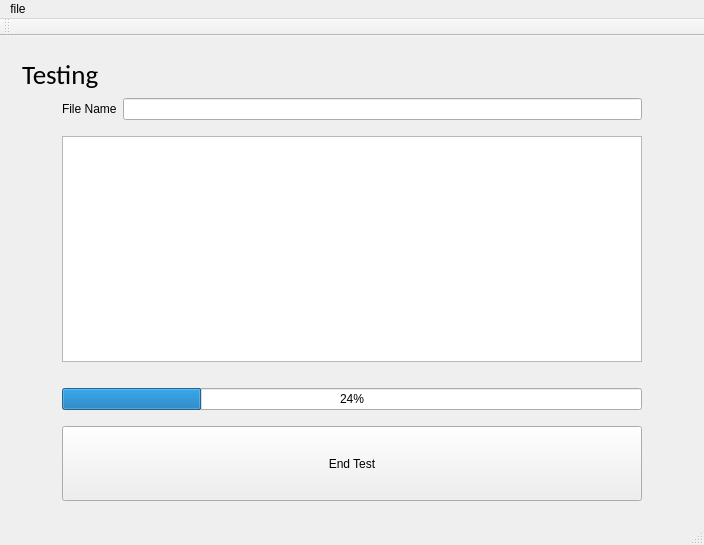
<?xml version="1.0" encoding="UTF-8"?>
<ui version="4.0">
 <class>MainWindow</class>
 <widget class="QMainWindow" name="MainWindow">
  <property name="geometry">
   <rect>
    <x>0</x>
    <y>0</y>
    <width>704</width>
    <height>545</height>
   </rect>
  </property>
  <property name="windowTitle">
   <string>MainWindow</string>
  </property>
  <widget class="QWidget" name="centralWidget">
   <layout class="QVBoxLayout" name="verticalLayout">
    <item>
     <widget class="QStackedWidget" name="stackedWidget">
      <property name="sizePolicy">
       <sizepolicy hsizetype="Expanding" vsizetype="Expanding">
        <horstretch>0</horstretch>
        <verstretch>0</verstretch>
       </sizepolicy>
      </property>
      <property name="minimumSize">
       <size>
        <width>500</width>
        <height>0</height>
       </size>
      </property>
      <property name="baseSize">
       <size>
        <width>700</width>
        <height>0</height>
       </size>
      </property>
      <property name="currentIndex">
       <number>1</number>
      </property>
      <widget class="QWidget" name="setupPage">
       <property name="sizePolicy">
        <sizepolicy hsizetype="Expanding" vsizetype="Expanding">
         <horstretch>0</horstretch>
         <verstretch>0</verstretch>
        </sizepolicy>
       </property>
       <layout class="QHBoxLayout" name="horizontalLayout">
        <item>
         <widget class="QFrame" name="jogFrame">
          <property name="minimumSize">
           <size>
            <width>200</width>
            <height>0</height>
           </size>
          </property>
          <property name="baseSize">
           <size>
            <width>300</width>
            <height>0</height>
           </size>
          </property>
          <property name="frameShape">
           <enum>QFrame::StyledPanel</enum>
          </property>
          <property name="frameShadow">
           <enum>QFrame::Raised</enum>
          </property>
          <layout class="QVBoxLayout" name="verticalLayout_6">
           <item>
            <widget class="QLabel" name="label">
             <property name="font">
              <font>
               <family>Calibri</family>
               <pointsize>20</pointsize>
              </font>
             </property>
             <property name="text">
              <string>Jogging</string>
             </property>
            </widget>
           </item>
           <item>
            <layout class="QHBoxLayout" name="horizontalLayout_4">
             <item>
              <layout class="QHBoxLayout" name="horizontalLayout_2">
               <item>
                <layout class="QVBoxLayout" name="verticalLayout_5">
                 <item>
                  <layout class="QVBoxLayout" name="verticalLayout_4">
                   <item>
                    <widget class="QPushButton" name="jogUpButton">
                     <property name="sizePolicy">
                      <sizepolicy hsizetype="Minimum" vsizetype="Expanding">
                       <horstretch>0</horstretch>
                       <verstretch>0</verstretch>
                      </sizepolicy>
                     </property>
                     <property name="text">
                      <string>/\</string>
                     </property>
                     <property name="shortcut">
                      <string>Up</string>
                     </property>
                    </widget>
                   </item>
                   <item>
                    <widget class="QPushButton" name="jogDownButton">
                     <property name="sizePolicy">
                      <sizepolicy hsizetype="Minimum" vsizetype="Expanding">
                       <horstretch>0</horstretch>
                       <verstretch>0</verstretch>
                      </sizepolicy>
                     </property>
                     <property name="text">
                      <string>\/</string>
                     </property>
                     <property name="shortcut">
                      <string>Down</string>
                     </property>
                    </widget>
                   </item>
                  </layout>
                 </item>
                 <item>
                  <spacer name="verticalSpacer">
                   <property name="orientation">
                    <enum>Qt::Vertical</enum>
                   </property>
                   <property name="sizeType">
                    <enum>QSizePolicy::Fixed</enum>
                   </property>
                   <property name="sizeHint" stdset="0">
                    <size>
                     <width>20</width>
                     <height>40</height>
                    </size>
                   </property>
                  </spacer>
                 </item>
                 <item>
                  <layout class="QVBoxLayout" name="verticalLayout_3">
                   <item>
                    <widget class="QPushButton" name="setHomeButton">
                     <property name="sizePolicy">
                      <sizepolicy hsizetype="Minimum" vsizetype="Expanding">
                       <horstretch>0</horstretch>
                       <verstretch>0</verstretch>
                      </sizepolicy>
                     </property>
                     <property name="text">
                      <string>Set Home</string>
                     </property>
                    </widget>
                   </item>
                   <item>
                    <widget class="QPushButton" name="goHomeButton">
                     <property name="sizePolicy">
                      <sizepolicy hsizetype="Minimum" vsizetype="Expanding">
                       <horstretch>0</horstretch>
                       <verstretch>0</verstretch>
                      </sizepolicy>
                     </property>
                     <property name="text">
                      <string>Go Home</string>
                     </property>
                    </widget>
                   </item>
                  </layout>
                 </item>
                </layout>
               </item>
              </layout>
             </item>
             <item>
              <layout class="QVBoxLayout" name="verticalLayout_2">
               <item>
                <widget class="QLabel" name="maxSpeedLabel">
                 <property name="font">
                  <font>
                   <family>Calibri</family>
                   <weight>75</weight>
                   <bold>true</bold>
                  </font>
                 </property>
                 <property name="text">
                  <string>30</string>
                 </property>
                 <property name="alignment">
                  <set>Qt::AlignCenter</set>
                 </property>
                </widget>
               </item>
               <item>
                <layout class="QHBoxLayout" name="horizontalLayout_3">
                 <item>
                  <spacer name="horizontalSpacer">
                   <property name="orientation">
                    <enum>Qt::Horizontal</enum>
                   </property>
                   <property name="sizeType">
                    <enum>QSizePolicy::Minimum</enum>
                   </property>
                   <property name="sizeHint" stdset="0">
                    <size>
                     <width>5</width>
                     <height>20</height>
                    </size>
                   </property>
                  </spacer>
                 </item>
                 <item>
                  <widget class="QSlider" name="verticalSlider">
                   <property name="orientation">
                    <enum>Qt::Vertical</enum>
                   </property>
                  </widget>
                 </item>
                 <item>
                  <spacer name="horizontalSpacer_2">
                   <property name="orientation">
                    <enum>Qt::Horizontal</enum>
                   </property>
                   <property name="sizeType">
                    <enum>QSizePolicy::Minimum</enum>
                   </property>
                   <property name="sizeHint" stdset="0">
                    <size>
                     <width>5</width>
                     <height>20</height>
                    </size>
                   </property>
                  </spacer>
                 </item>
                </layout>
               </item>
               <item>
                <widget class="QLabel" name="minSpeedLabel">
                 <property name="font">
                  <font>
                   <family>Calibri</family>
                   <weight>75</weight>
                   <bold>true</bold>
                  </font>
                 </property>
                 <property name="text">
                  <string>.1</string>
                 </property>
                 <property name="alignment">
                  <set>Qt::AlignCenter</set>
                 </property>
                </widget>
               </item>
               <item>
                <widget class="QDoubleSpinBox" name="speedDoubleSpinBox"/>
               </item>
              </layout>
             </item>
            </layout>
           </item>
          </layout>
          <zorder>label</zorder>
          <zorder>verticalSlider</zorder>
          <zorder>speedDoubleSpinBox</zorder>
          <zorder>jogUpButton</zorder>
          <zorder>jogDownButton</zorder>
          <zorder>setHomeButton</zorder>
          <zorder>goHomeButton</zorder>
          <zorder>verticalSpacer</zorder>
          <zorder>testingFrame</zorder>
          <zorder></zorder>
          <zorder></zorder>
          <zorder></zorder>
         </widget>
        </item>
        <item>
         <widget class="Line" name="line">
          <property name="orientation">
           <enum>Qt::Vertical</enum>
          </property>
         </widget>
        </item>
        <item>
         <widget class="QFrame" name="testingFrame">
          <property name="sizePolicy">
           <sizepolicy hsizetype="MinimumExpanding" vsizetype="Preferred">
            <horstretch>0</horstretch>
            <verstretch>0</verstretch>
           </sizepolicy>
          </property>
          <property name="frameShape">
           <enum>QFrame::StyledPanel</enum>
          </property>
          <property name="frameShadow">
           <enum>QFrame::Raised</enum>
          </property>
          <layout class="QVBoxLayout" name="verticalLayout_12">
           <item>
            <widget class="QLabel" name="label_2">
             <property name="sizePolicy">
              <sizepolicy hsizetype="Minimum" vsizetype="Minimum">
               <horstretch>0</horstretch>
               <verstretch>0</verstretch>
              </sizepolicy>
             </property>
             <property name="font">
              <font>
               <family>Calibri</family>
               <pointsize>20</pointsize>
              </font>
             </property>
             <property name="text">
              <string>Test Settings</string>
             </property>
            </widget>
           </item>
           <item>
            <layout class="QHBoxLayout" name="horizontalLayout_12">
             <item>
              <spacer name="horizontalSpacer_5">
               <property name="orientation">
                <enum>Qt::Horizontal</enum>
               </property>
               <property name="sizeType">
                <enum>QSizePolicy::Minimum</enum>
               </property>
               <property name="sizeHint" stdset="0">
                <size>
                 <width>10</width>
                 <height>20</height>
                </size>
               </property>
              </spacer>
             </item>
             <item>
              <layout class="QVBoxLayout" name="verticalLayout_11">
               <item>
                <layout class="QHBoxLayout" name="horizontalLayout_5">
                 <item>
                  <widget class="QLabel" name="label_3">
                   <property name="text">
                    <string>File Name</string>
                   </property>
                  </widget>
                 </item>
                 <item>
                  <widget class="QLineEdit" name="fileNameLineEdit"/>
                 </item>
                </layout>
               </item>
               <item>
                <spacer name="verticalSpacer_5">
                 <property name="orientation">
                  <enum>Qt::Vertical</enum>
                 </property>
                 <property name="sizeHint" stdset="0">
                  <size>
                   <width>20</width>
                   <height>40</height>
                  </size>
                 </property>
                </spacer>
               </item>
               <item>
                <widget class="QGroupBox" name="groupBox">
                 <property name="title">
                  <string>Test Type</string>
                 </property>
                 <property name="checkable">
                  <bool>false</bool>
                 </property>
                 <layout class="QHBoxLayout" name="horizontalLayout_10">
                  <item>
                   <spacer name="horizontalSpacer_8">
                    <property name="orientation">
                     <enum>Qt::Horizontal</enum>
                    </property>
                    <property name="sizeType">
                     <enum>QSizePolicy::Fixed</enum>
                    </property>
                    <property name="sizeHint" stdset="0">
                     <size>
                      <width>40</width>
                      <height>20</height>
                     </size>
                    </property>
                   </spacer>
                  </item>
                  <item>
                   <layout class="QVBoxLayout" name="verticalLayout_7">
                    <item>
                     <widget class="QRadioButton" name="tensileRadioButton">
                      <property name="text">
                       <string>Tensile Test</string>
                      </property>
                      <property name="checked">
                       <bool>true</bool>
                      </property>
                     </widget>
                    </item>
                    <item>
                     <spacer name="verticalSpacer_2">
                      <property name="orientation">
                       <enum>Qt::Vertical</enum>
                      </property>
                      <property name="sizeType">
                       <enum>QSizePolicy::Fixed</enum>
                      </property>
                      <property name="sizeHint" stdset="0">
                       <size>
                        <width>20</width>
                        <height>5</height>
                       </size>
                      </property>
                     </spacer>
                    </item>
                    <item>
                     <widget class="QRadioButton" name="compressionRadioButton">
                      <property name="text">
                       <string>Compression Test</string>
                      </property>
                     </widget>
                    </item>
                   </layout>
                  </item>
                 </layout>
                 <zorder>tensileRadioButton</zorder>
                 <zorder>compressionRadioButton</zorder>
                 <zorder>verticalSpacer_2</zorder>
                 <zorder></zorder>
                </widget>
               </item>
               <item>
                <spacer name="verticalSpacer_6">
                 <property name="orientation">
                  <enum>Qt::Vertical</enum>
                 </property>
                 <property name="sizeHint" stdset="0">
                  <size>
                   <width>20</width>
                   <height>40</height>
                  </size>
                 </property>
                </spacer>
               </item>
               <item>
                <layout class="QHBoxLayout" name="horizontalLayout_7">
                 <item>
                  <widget class="QLabel" name="label_6">
                   <property name="text">
                    <string>Test speed</string>
                   </property>
                  </widget>
                 </item>
                 <item>
                  <widget class="QDoubleSpinBox" name="testSpeedDoubleSpinBox">
                   <property name="sizePolicy">
                    <sizepolicy hsizetype="Fixed" vsizetype="Fixed">
                     <horstretch>0</horstretch>
                     <verstretch>0</verstretch>
                    </sizepolicy>
                   </property>
                   <property name="minimumSize">
                    <size>
                     <width>100</width>
                     <height>0</height>
                    </size>
                   </property>
                   <property name="baseSize">
                    <size>
                     <width>200</width>
                     <height>0</height>
                    </size>
                   </property>
                  </widget>
                 </item>
                 <item>
                  <layout class="QHBoxLayout" name="horizontalLayout_6">
                   <item>
                    <widget class="QLabel" name="minSpeedLabel_2">
                     <property name="font">
                      <font>
                       <family>Calibri</family>
                       <weight>75</weight>
                       <bold>true</bold>
                      </font>
                     </property>
                     <property name="text">
                      <string>.1</string>
                     </property>
                     <property name="alignment">
                      <set>Qt::AlignCenter</set>
                     </property>
                    </widget>
                   </item>
                   <item>
                    <widget class="QSlider" name="testSpeedHSlider">
                     <property name="orientation">
                      <enum>Qt::Horizontal</enum>
                     </property>
                    </widget>
                   </item>
                   <item>
                    <widget class="QLabel" name="maxSpeedLabel_2">
                     <property name="font">
                      <font>
                       <family>Calibri</family>
                       <weight>75</weight>
                       <bold>true</bold>
                      </font>
                     </property>
                     <property name="text">
                      <string>30</string>
                     </property>
                     <property name="alignment">
                      <set>Qt::AlignCenter</set>
                     </property>
                    </widget>
                   </item>
                  </layout>
                 </item>
                </layout>
               </item>
               <item>
                <spacer name="verticalSpacer_4">
                 <property name="orientation">
                  <enum>Qt::Vertical</enum>
                 </property>
                 <property name="sizeHint" stdset="0">
                  <size>
                   <width>20</width>
                   <height>40</height>
                  </size>
                 </property>
                </spacer>
               </item>
               <item>
                <widget class="QGroupBox" name="groupBox_2">
                 <property name="title">
                  <string>End Condition</string>
                 </property>
                 <layout class="QHBoxLayout" name="horizontalLayout_11">
                  <item>
                   <spacer name="horizontalSpacer_7">
                    <property name="orientation">
                     <enum>Qt::Horizontal</enum>
                    </property>
                    <property name="sizeType">
                     <enum>QSizePolicy::Fixed</enum>
                    </property>
                    <property name="sizeHint" stdset="0">
                     <size>
                      <width>40</width>
                      <height>20</height>
                     </size>
                    </property>
                   </spacer>
                  </item>
                  <item>
                   <layout class="QVBoxLayout" name="verticalLayout_8">
                    <item>
                     <layout class="QHBoxLayout" name="horizontalLayout_8">
                      <item>
                       <widget class="QRadioButton" name="timeRadioButton">
                        <property name="minimumSize">
                         <size>
                          <width>70</width>
                          <height>0</height>
                         </size>
                        </property>
                        <property name="text">
                         <string>Time</string>
                        </property>
                        <property name="checked">
                         <bool>true</bool>
                        </property>
                       </widget>
                      </item>
                      <item>
                       <widget class="QDoubleSpinBox" name="timeDoubleSpinBox">
                        <property name="minimumSize">
                         <size>
                          <width>100</width>
                          <height>0</height>
                         </size>
                        </property>
                       </widget>
                      </item>
                      <item>
                       <spacer name="horizontalSpacer_3">
                        <property name="orientation">
                         <enum>Qt::Horizontal</enum>
                        </property>
                        <property name="sizeHint" stdset="0">
                         <size>
                          <width>40</width>
                          <height>20</height>
                         </size>
                        </property>
                       </spacer>
                      </item>
                     </layout>
                    </item>
                    <item>
                     <layout class="QHBoxLayout" name="horizontalLayout_9">
                      <item>
                       <widget class="QRadioButton" name="distanceRadioButton">
                        <property name="minimumSize">
                         <size>
                          <width>70</width>
                          <height>0</height>
                         </size>
                        </property>
                        <property name="text">
                         <string>Distance</string>
                        </property>
                       </widget>
                      </item>
                      <item>
                       <widget class="QDoubleSpinBox" name="distanceDoubleSpinBox">
                        <property name="minimumSize">
                         <size>
                          <width>100</width>
                          <height>0</height>
                         </size>
                        </property>
                        <property name="prefix">
                         <string/>
                        </property>
                        <property name="suffix">
                         <string>0</string>
                        </property>
                       </widget>
                      </item>
                      <item>
                       <spacer name="horizontalSpacer_4">
                        <property name="orientation">
                         <enum>Qt::Horizontal</enum>
                        </property>
                        <property name="sizeHint" stdset="0">
                         <size>
                          <width>40</width>
                          <height>20</height>
                         </size>
                        </property>
                       </spacer>
                      </item>
                     </layout>
                    </item>
                   </layout>
                  </item>
                 </layout>
                </widget>
               </item>
               <item>
                <spacer name="verticalSpacer_3">
                 <property name="orientation">
                  <enum>Qt::Vertical</enum>
                 </property>
                 <property name="sizeHint" stdset="0">
                  <size>
                   <width>20</width>
                   <height>40</height>
                  </size>
                 </property>
                </spacer>
               </item>
               <item>
                <widget class="QPushButton" name="startButton">
                 <property name="text">
                  <string>Start</string>
                 </property>
                </widget>
               </item>
              </layout>
             </item>
             <item>
              <spacer name="horizontalSpacer_6">
               <property name="orientation">
                <enum>Qt::Horizontal</enum>
               </property>
               <property name="sizeType">
                <enum>QSizePolicy::Minimum</enum>
               </property>
               <property name="sizeHint" stdset="0">
                <size>
                 <width>10</width>
                 <height>20</height>
                </size>
               </property>
              </spacer>
             </item>
            </layout>
           </item>
          </layout>
         </widget>
        </item>
       </layout>
      </widget>
      <widget class="QWidget" name="runPage">
       <layout class="QVBoxLayout" name="verticalLayout_14">
        <item>
         <widget class="QLabel" name="label_7">
          <property name="font">
           <font>
            <family>Calibri</family>
            <pointsize>20</pointsize>
           </font>
          </property>
          <property name="text">
           <string>Testing</string>
          </property>
         </widget>
        </item>
        <item>
         <layout class="QHBoxLayout" name="horizontalLayout_14">
          <item>
           <spacer name="horizontalSpacer_9">
            <property name="orientation">
             <enum>Qt::Horizontal</enum>
            </property>
            <property name="sizeType">
             <enum>QSizePolicy::Fixed</enum>
            </property>
            <property name="sizeHint" stdset="0">
             <size>
              <width>40</width>
              <height>20</height>
             </size>
            </property>
           </spacer>
          </item>
          <item>
           <layout class="QVBoxLayout" name="verticalLayout_13">
            <item>
             <layout class="QHBoxLayout" name="horizontalLayout_13">
              <item>
               <widget class="QLabel" name="label_8">
                <property name="text">
                 <string>File Name</string>
                </property>
               </widget>
              </item>
              <item>
               <widget class="QLineEdit" name="fileNameLineEditDisplay">
                <property name="readOnly">
                 <bool>true</bool>
                </property>
               </widget>
              </item>
             </layout>
            </item>
            <item>
             <spacer name="verticalSpacer_9">
              <property name="orientation">
               <enum>Qt::Vertical</enum>
              </property>
              <property name="sizeType">
               <enum>QSizePolicy::Fixed</enum>
              </property>
              <property name="sizeHint" stdset="0">
               <size>
                <width>20</width>
                <height>10</height>
               </size>
              </property>
             </spacer>
            </item>
            <item>
             <widget class="QPlainTextEdit" name="dataPlainTextEdit">
              <property name="readOnly">
               <bool>true</bool>
              </property>
             </widget>
            </item>
            <item>
             <spacer name="verticalSpacer_8">
              <property name="orientation">
               <enum>Qt::Vertical</enum>
              </property>
              <property name="sizeType">
               <enum>QSizePolicy::Fixed</enum>
              </property>
              <property name="sizeHint" stdset="0">
               <size>
                <width>20</width>
                <height>20</height>
               </size>
              </property>
             </spacer>
            </item>
            <item>
             <widget class="QProgressBar" name="progressBar">
              <property name="value">
               <number>24</number>
              </property>
             </widget>
            </item>
            <item>
             <spacer name="verticalSpacer_7">
              <property name="orientation">
               <enum>Qt::Vertical</enum>
              </property>
              <property name="sizeType">
               <enum>QSizePolicy::Fixed</enum>
              </property>
              <property name="sizeHint" stdset="0">
               <size>
                <width>20</width>
                <height>10</height>
               </size>
              </property>
             </spacer>
            </item>
            <item>
             <widget class="QPushButton" name="endButton">
              <property name="minimumSize">
               <size>
                <width>300</width>
                <height>75</height>
               </size>
              </property>
              <property name="text">
               <string>End Test</string>
              </property>
              <property name="shortcut">
               <string>Space</string>
              </property>
             </widget>
            </item>
           </layout>
          </item>
          <item>
           <spacer name="horizontalSpacer_10">
            <property name="orientation">
             <enum>Qt::Horizontal</enum>
            </property>
            <property name="sizeType">
             <enum>QSizePolicy::Fixed</enum>
            </property>
            <property name="sizeHint" stdset="0">
             <size>
              <width>40</width>
              <height>20</height>
             </size>
            </property>
           </spacer>
          </item>
         </layout>
        </item>
       </layout>
      </widget>
     </widget>
    </item>
   </layout>
  </widget>
  <widget class="QMenuBar" name="menuBar">
   <property name="geometry">
    <rect>
     <x>0</x>
     <y>0</y>
     <width>704</width>
     <height>21</height>
    </rect>
   </property>
   <widget class="QMenu" name="menuFile">
    <property name="title">
     <string>file</string>
    </property>
   </widget>
   <addaction name="menuFile"/>
  </widget>
  <widget class="QToolBar" name="mainToolBar">
   <attribute name="toolBarArea">
    <enum>TopToolBarArea</enum>
   </attribute>
   <attribute name="toolBarBreak">
    <bool>false</bool>
   </attribute>
  </widget>
  <widget class="QStatusBar" name="statusBar"/>
 </widget>
 <layoutdefault spacing="6" margin="11"/>
 <resources/>
 <connections/>
</ui>
